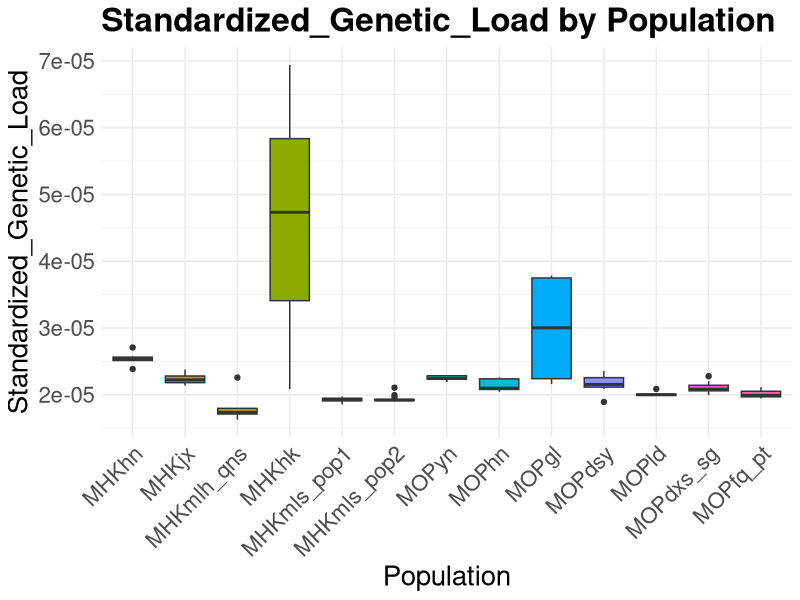
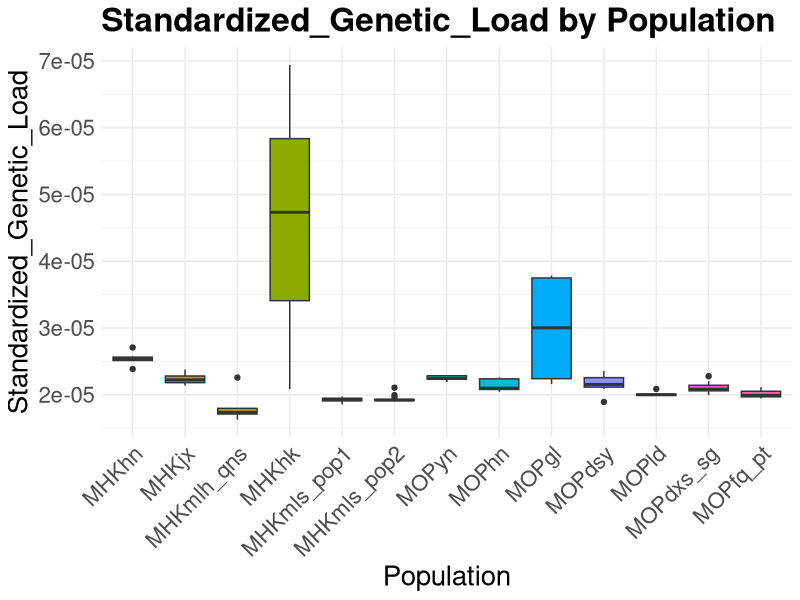

R code for these plots, in order:
# 设置工作目录
setwd("/data2/projects/zwang/m.hk/Snpeff/all_MHK_MOP/rho_V2.0/filtered_SOL_3.5/Individual/indel")

# 加载所需的包
library(ggplot2)
library(tidyr)
library(scales)

dat <- read.table("genetic_load_of_individual.allpops.refMHK.txt", header=TRUE) 
# 添加种群信息
#dat$population <- rep(c("MHKhn", "MHKmlh_qns", "MHKmls_pop1", "MHKmls_pop2", "MOPdsy", "MOPdxs_sg", "MOPhn"), times = c(8, 7, 9, 13, 7, 10, 7)) 上次错排的顺序
dat$population <- rep(c("MOPdsy", "MOPfq_pt", "MOPgl", "MHKhk", "MHKhn", "MHKjx", "MHKmls_pop1", "MHKmls_pop2", "MHKmls_pop1", "MHKmls_pop2", "MHKmls_pop1", "MHKmls_pop2", "MHKmlh_qns", "MOPdxs_sg", "MOPhn", "MOPld", "MOPdxs_sg", "MOPfq_pt", "MHKmlh_qns", "MOPyn"), 
                      times = c(7, 1, 4, 3, 8, 4, 4, 4, 3, 1, 2, 8, 3, 2, 7, 5, 8, 2, 4, 5))

# 将种群列转换为有序因子
dat$population <- factor(dat$population, 
                         levels = c("MHKhn", "MHKjx", "MHKmlh_qns", "MHKhk", 
                                    "MHKmls_pop1", "MHKmls_pop2", "MOPyn", "MOPhn", 
                                    "MOPgl", "MOPdsy", "MOPld", 
                                    "MOPdxs_sg", "MOPfq_pt"))

# 绘制箱线图
p <- ggplot(dat , aes(x = population, y = standardized_genetic_load, fill = population)) +
  geom_boxplot() +
  labs(title = "Standardized_Genetic_Load by Population",
       x = "Population",
       y = "Standardized_Genetic_Load") +
  scale_y_continuous(labels = scientific) +  # 纵轴使用科学计数法
  theme_minimal() +
  theme(axis.text.x = element_text(angle = 45, hjust = 1, size = 16),  # x轴文本字体大小
        axis.text.y = element_text(size = 16),  # y轴文本字体大小
        axis.title.x = element_text(size = 20),  # x轴标题字体大小
        axis.title.y = element_text(size = 20),  # y轴标题字体大小
        plot.title = element_text(size = 24, face = "bold"),  # 标题字体大小和加粗
        legend.position = "none")  # 隐藏图例

# 显示图形
print(p)

# 保存图形为PDF
pdf_file <- "allpops.refMHK.SV.Individuals_Genetic_Load_Boxplot.pdf"
ggsave(pdf_file, plot = p, width = 10, height = 6)
